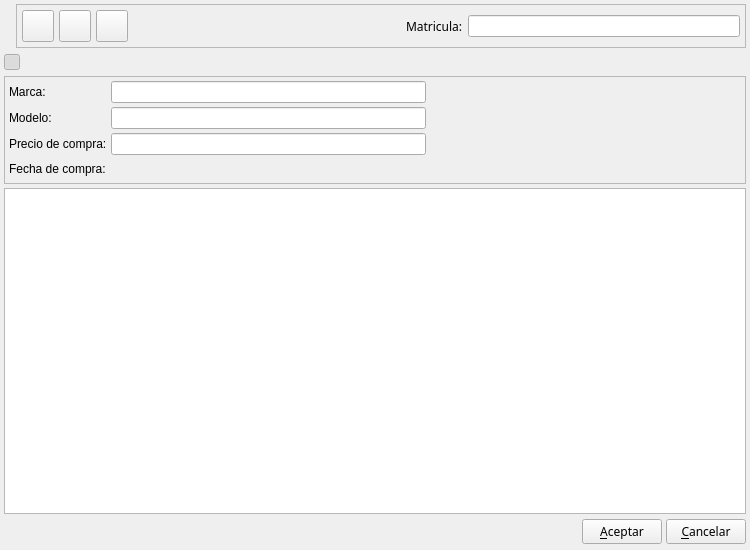
<?xml version="1.0" encoding="UTF-8"?>
<ui version="4.0">
 <author>Tomeu Borras</author>
 <class>VehiculoBase</class>
 <widget class="QWidget" name="VehiculoBase">
  <property name="geometry">
   <rect>
    <x>0</x>
    <y>0</y>
    <width>750</width>
    <height>550</height>
   </rect>
  </property>
  <property name="minimumSize">
   <size>
    <width>750</width>
    <height>550</height>
   </size>
  </property>
  <property name="windowTitle">
   <string>Nuevo vehiculo</string>
  </property>
  <property name="windowIcon">
   <iconset>
    <normaloff>:/BfBulmaFact32x32/images/pendientes/iconbulmafact.xpm</normaloff>:/BfBulmaFact32x32/images/pendientes/iconbulmafact.xpm</iconset>
  </property>
  <layout class="QVBoxLayout">
   <property name="spacing">
    <number>4</number>
   </property>
   <property name="margin">
    <number>4</number>
   </property>
   <item>
    <layout class="QHBoxLayout">
     <property name="spacing">
      <number>5</number>
     </property>
     <property name="margin">
      <number>0</number>
     </property>
     <item>
      <widget class="QLabel" name="pixmapLabel1">
       <property name="pixmap">
        <pixmap resource="../../../bulmages_oxygen.qrc">:/BfBulmaFact48x48/images/png/48x48/i_bulmages_boton_mas.48x48.png</pixmap>
       </property>
       <property name="scaledContents">
        <bool>true</bool>
       </property>
      </widget>
     </item>
     <item>
      <widget class="QFrame" name="frame_2">
       <property name="sizePolicy">
        <sizepolicy hsizetype="Preferred" vsizetype="Fixed">
         <horstretch>0</horstretch>
         <verstretch>0</verstretch>
        </sizepolicy>
       </property>
       <property name="frameShape">
        <enum>QFrame::StyledPanel</enum>
       </property>
       <property name="frameShadow">
        <enum>QFrame::Raised</enum>
       </property>
       <layout class="QHBoxLayout">
        <property name="spacing">
         <number>5</number>
        </property>
        <property name="margin">
         <number>5</number>
        </property>
        <item>
         <widget class="QToolButton" name="mui_guardar">
          <property name="minimumSize">
           <size>
            <width>32</width>
            <height>32</height>
           </size>
          </property>
          <property name="maximumSize">
           <size>
            <width>32</width>
            <height>32</height>
           </size>
          </property>
          <property name="toolTip">
           <string>Guardar</string>
          </property>
          <property name="whatsThis">
           <string>Guardar</string>
          </property>
          <property name="text">
           <string/>
          </property>
          <property name="icon">
           <iconset>
            <normaloff>:/Genericos32x32/images/pendientes/i_save.xpm</normaloff>:/Genericos32x32/images/pendientes/i_save.xpm</iconset>
          </property>
          <property name="iconSize">
           <size>
            <width>22</width>
            <height>22</height>
           </size>
          </property>
         </widget>
        </item>
        <item>
         <widget class="QToolButton" name="mui_borrar">
          <property name="minimumSize">
           <size>
            <width>32</width>
            <height>32</height>
           </size>
          </property>
          <property name="maximumSize">
           <size>
            <width>32</width>
            <height>32</height>
           </size>
          </property>
          <property name="toolTip">
           <string>Borrar</string>
          </property>
          <property name="whatsThis">
           <string>Borrar</string>
          </property>
          <property name="text">
           <string/>
          </property>
          <property name="icon">
           <iconset>
            <normaloff>:/Genericos32x32/images/pendientes/i_dele.png</normaloff>:/Genericos32x32/images/pendientes/i_dele.png</iconset>
          </property>
          <property name="iconSize">
           <size>
            <width>22</width>
            <height>22</height>
           </size>
          </property>
         </widget>
        </item>
        <item>
         <widget class="QToolButton" name="mui_imprimir">
          <property name="minimumSize">
           <size>
            <width>32</width>
            <height>32</height>
           </size>
          </property>
          <property name="maximumSize">
           <size>
            <width>32</width>
            <height>32</height>
           </size>
          </property>
          <property name="toolTip">
           <string>Imprimir</string>
          </property>
          <property name="whatsThis">
           <string>Imprimir</string>
          </property>
          <property name="text">
           <string/>
          </property>
          <property name="icon">
           <iconset>
            <normaloff>:/Genericos32x32/images/pendientes/i_filePrint.xpm</normaloff>:/Genericos32x32/images/pendientes/i_filePrint.xpm</iconset>
          </property>
          <property name="iconSize">
           <size>
            <width>22</width>
            <height>22</height>
           </size>
          </property>
         </widget>
        </item>
        <item>
         <spacer>
          <property name="orientation">
           <enum>Qt::Horizontal</enum>
          </property>
          <property name="sizeType">
           <enum>QSizePolicy::Expanding</enum>
          </property>
          <property name="sizeHint" stdset="0">
           <size>
            <width>146</width>
            <height>21</height>
           </size>
          </property>
         </spacer>
        </item>
        <item>
         <widget class="QLabel" name="label5">
          <property name="sizePolicy">
           <sizepolicy hsizetype="Minimum" vsizetype="Preferred">
            <horstretch>0</horstretch>
            <verstretch>0</verstretch>
           </sizepolicy>
          </property>
          <property name="font">
           <font>
            <family>Sans Serif</family>
            <pointsize>9</pointsize>
            <weight>50</weight>
            <italic>false</italic>
            <bold>false</bold>
            <underline>false</underline>
            <strikeout>false</strikeout>
           </font>
          </property>
          <property name="text">
           <string>Matricula:</string>
          </property>
         </widget>
        </item>
        <item>
         <widget class="BfBuscarReferencia" name="mui_matriculavehiculo"/>
        </item>
       </layout>
      </widget>
     </item>
    </layout>
   </item>
   <item>
    <layout class="QHBoxLayout">
     <property name="spacing">
      <number>5</number>
     </property>
     <property name="margin">
      <number>0</number>
     </property>
     <item>
      <widget class="QToolButton" name="mui_detalles">
       <property name="minimumSize">
        <size>
         <width>16</width>
         <height>16</height>
        </size>
       </property>
       <property name="maximumSize">
        <size>
         <width>16</width>
         <height>16</height>
        </size>
       </property>
       <property name="toolTip">
        <string>Imprimir pedido</string>
       </property>
       <property name="whatsThis">
        <string>Imprimir pedido</string>
       </property>
       <property name="text">
        <string/>
       </property>
       <property name="icon">
        <iconset>
         <normaloff/>
        </iconset>
       </property>
       <property name="iconSize">
        <size>
         <width>32</width>
         <height>32</height>
        </size>
       </property>
       <property name="checkable">
        <bool>true</bool>
       </property>
       <property name="checked">
        <bool>true</bool>
       </property>
      </widget>
     </item>
     <item>
      <spacer>
       <property name="orientation">
        <enum>Qt::Horizontal</enum>
       </property>
       <property name="sizeHint" stdset="0">
        <size>
         <width>40</width>
         <height>20</height>
        </size>
       </property>
      </spacer>
     </item>
    </layout>
   </item>
   <item>
    <widget class="QFrame" name="frame">
     <property name="frameShape">
      <enum>QFrame::StyledPanel</enum>
     </property>
     <property name="frameShadow">
      <enum>QFrame::Raised</enum>
     </property>
     <layout class="QGridLayout">
      <property name="margin">
       <number>4</number>
      </property>
      <property name="spacing">
       <number>4</number>
      </property>
      <item row="3" column="2">
       <spacer>
        <property name="orientation">
         <enum>Qt::Horizontal</enum>
        </property>
        <property name="sizeHint" stdset="0">
         <size>
          <width>40</width>
          <height>20</height>
         </size>
        </property>
       </spacer>
      </item>
      <item row="2" column="2">
       <spacer>
        <property name="orientation">
         <enum>Qt::Horizontal</enum>
        </property>
        <property name="sizeHint" stdset="0">
         <size>
          <width>40</width>
          <height>20</height>
         </size>
        </property>
       </spacer>
      </item>
      <item row="1" column="2">
       <spacer>
        <property name="orientation">
         <enum>Qt::Horizontal</enum>
        </property>
        <property name="sizeHint" stdset="0">
         <size>
          <width>40</width>
          <height>20</height>
         </size>
        </property>
       </spacer>
      </item>
      <item row="0" column="2">
       <spacer>
        <property name="orientation">
         <enum>Qt::Horizontal</enum>
        </property>
        <property name="sizeHint" stdset="0">
         <size>
          <width>40</width>
          <height>20</height>
         </size>
        </property>
       </spacer>
      </item>
      <item row="3" column="1">
       <widget class="BlDateSearch" name="mui_fechacompravehiculo" native="true"/>
      </item>
      <item row="2" column="1">
       <widget class="QLineEdit" name="mui_preciovehiculo"/>
      </item>
      <item row="1" column="1">
       <widget class="QLineEdit" name="mui_modelovehiculo"/>
      </item>
      <item row="0" column="1">
       <widget class="QLineEdit" name="mui_marcavehiculo"/>
      </item>
      <item row="0" column="0">
       <widget class="QLabel" name="label">
        <property name="text">
         <string>Marca:</string>
        </property>
       </widget>
      </item>
      <item row="2" column="0">
       <widget class="QLabel" name="label_3">
        <property name="text">
         <string>Precio de compra:</string>
        </property>
       </widget>
      </item>
      <item row="1" column="0">
       <widget class="QLabel" name="label_2">
        <property name="text">
         <string>Modelo:</string>
        </property>
       </widget>
      </item>
      <item row="3" column="0">
       <widget class="QLabel" name="label_4">
        <property name="text">
         <string>Fecha de compra:</string>
        </property>
       </widget>
      </item>
     </layout>
    </widget>
   </item>
   <item>
    <widget class="BfSubForm" name="mui_listadomantvehiculo"/>
   </item>
   <item>
    <layout class="QHBoxLayout">
     <property name="spacing">
      <number>4</number>
     </property>
     <property name="margin">
      <number>0</number>
     </property>
     <item>
      <spacer>
       <property name="orientation">
        <enum>Qt::Horizontal</enum>
       </property>
       <property name="sizeHint" stdset="0">
        <size>
         <width>419</width>
         <height>28</height>
        </size>
       </property>
      </spacer>
     </item>
     <item>
      <widget class="QPushButton" name="mui_aceptar">
       <property name="font">
        <font>
         <family>Sans Serif</family>
         <pointsize>9</pointsize>
         <weight>50</weight>
         <italic>false</italic>
         <bold>false</bold>
         <underline>false</underline>
         <strikeout>false</strikeout>
        </font>
       </property>
       <property name="text">
        <string>&amp;Aceptar</string>
       </property>
      </widget>
     </item>
     <item>
      <widget class="QPushButton" name="mui_cancelar">
       <property name="font">
        <font>
         <family>Sans Serif</family>
         <pointsize>9</pointsize>
         <weight>50</weight>
         <italic>false</italic>
         <bold>false</bold>
         <underline>false</underline>
         <strikeout>false</strikeout>
        </font>
       </property>
       <property name="text">
        <string>&amp;Cancelar</string>
       </property>
      </widget>
     </item>
    </layout>
   </item>
  </layout>
 </widget>
 <layoutdefault spacing="2" margin="2"/>
 <customwidgets>
  <customwidget>
   <class>BfSubForm</class>
   <extends>QTableWidget</extends>
   <header>bfsubform.h</header>
  </customwidget>
  <customwidget>
   <class>BlDateSearch</class>
   <extends>QWidget</extends>
   <header>bldatesearch.h</header>
   <container>1</container>
  </customwidget>
  <customwidget>
   <class>BfBuscarReferencia</class>
   <extends>QLineEdit</extends>
   <header>bfbuscarreferencia.h</header>
  </customwidget>
 </customwidgets>
 <resources>
  <include location="../../../bulmages_oxygen.qrc"/>
  <include location="../../../bulmages.qrc"/>
 </resources>
 <connections>
  <connection>
   <sender>mui_detalles</sender>
   <signal>toggled(bool)</signal>
   <receiver>frame</receiver>
   <slot>setShown(bool)</slot>
   <hints>
    <hint type="sourcelabel">
     <x>25</x>
     <y>85</y>
    </hint>
    <hint type="destinationlabel">
     <x>85</x>
     <y>99</y>
    </hint>
   </hints>
  </connection>
 </connections>
</ui>
